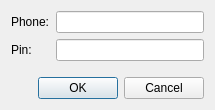
<?xml version="1.0" encoding="UTF-8"?>
<ui version="4.0">
 <class>LoginDialog</class>
 <widget class="QDialog" name="LoginDialog">
  <property name="geometry">
   <rect>
    <x>0</x>
    <y>0</y>
    <width>215</width>
    <height>110</height>
   </rect>
  </property>
  <property name="windowTitle">
   <string>Login</string>
  </property>
  <layout class="QVBoxLayout" name="verticalLayout">
   <item>
    <layout class="QFormLayout" name="formLayout">
     <item row="0" column="0">
      <widget class="QLabel" name="label">
       <property name="text">
        <string>Phone:</string>
       </property>
      </widget>
     </item>
     <item row="0" column="1">
      <widget class="QLineEdit" name="textPhoneNum"/>
     </item>
     <item row="1" column="0">
      <widget class="QLabel" name="label_2">
       <property name="text">
        <string>Pin:</string>
       </property>
      </widget>
     </item>
     <item row="1" column="1">
      <widget class="QLineEdit" name="textPhonePin">
       <property name="text">
        <string/>
       </property>
      </widget>
     </item>
    </layout>
   </item>
   <item>
    <widget class="QDialogButtonBox" name="buttonBox">
     <property name="orientation">
      <enum>Qt::Horizontal</enum>
     </property>
     <property name="standardButtons">
      <set>QDialogButtonBox::Cancel|QDialogButtonBox::Ok</set>
     </property>
    </widget>
   </item>
  </layout>
 </widget>
 <resources/>
 <connections>
  <connection>
   <sender>buttonBox</sender>
   <signal>accepted()</signal>
   <receiver>LoginDialog</receiver>
   <slot>accept()</slot>
   <hints>
    <hint type="sourcelabel">
     <x>203</x>
     <y>98</y>
    </hint>
    <hint type="destinationlabel">
     <x>157</x>
     <y>109</y>
    </hint>
   </hints>
  </connection>
  <connection>
   <sender>buttonBox</sender>
   <signal>rejected()</signal>
   <receiver>LoginDialog</receiver>
   <slot>reject()</slot>
   <hints>
    <hint type="sourcelabel">
     <x>203</x>
     <y>98</y>
    </hint>
    <hint type="destinationlabel">
     <x>214</x>
     <y>109</y>
    </hint>
   </hints>
  </connection>
 </connections>
</ui>
